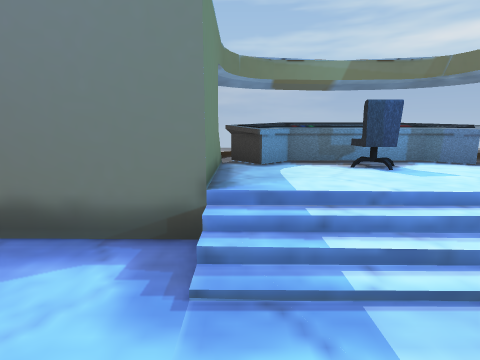
[1] (above)

13 first-person views from a walk through a Unity game level. The camera is 1.4 m above the floor, tilts 10° down and sees 80° across. The floor is counted in squares, 1 m on a side. Each view is taken from the middle of a square. On the plan, view 1 faces up. The plan holds only what a view shows up to about 14 squares ahead; the rest is blank. The place goes on beyond the plan. The player is left out. Some animated figures are not drawn.

[2]
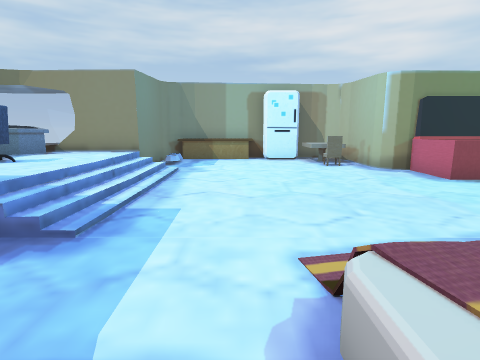

[3]
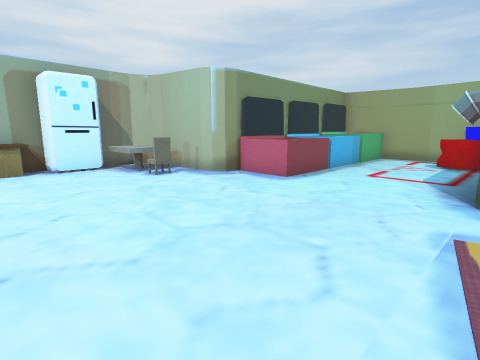

[4]
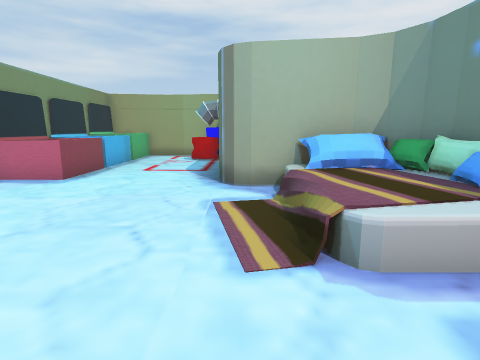

[5]
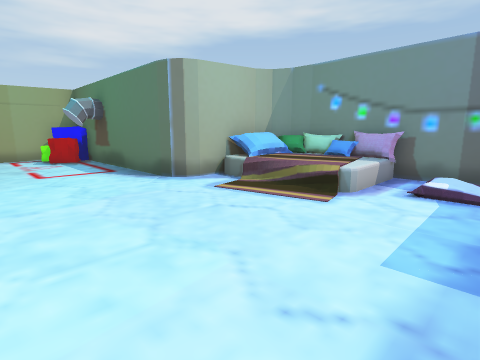

[6]
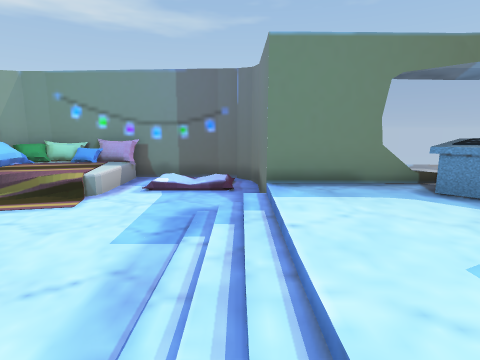

[7]
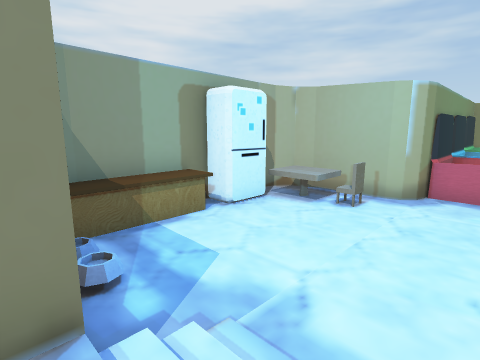

[8]
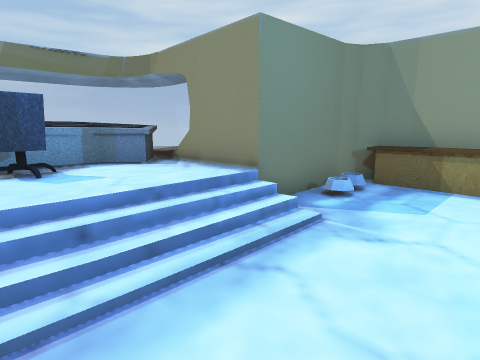

[9]
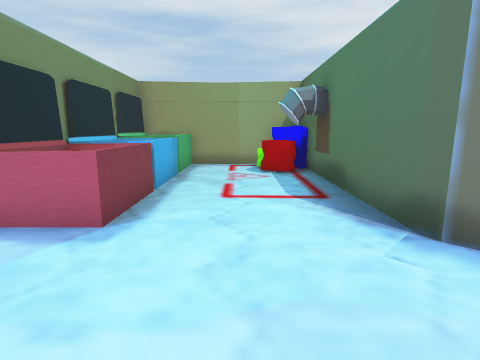

[10]
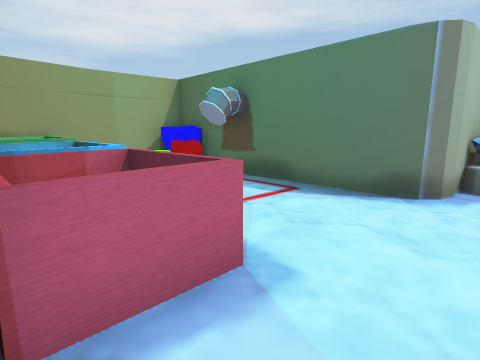

[11]
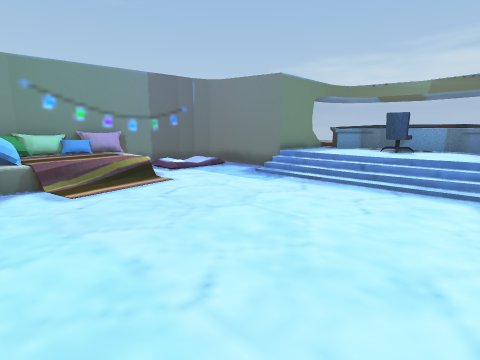

[12]
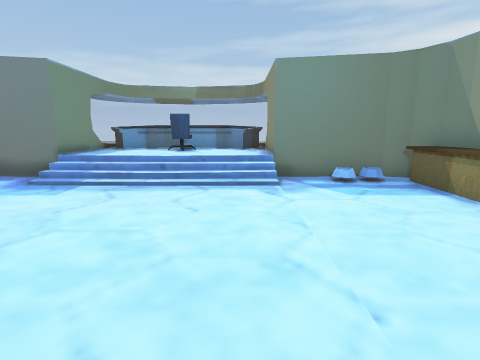

[13]
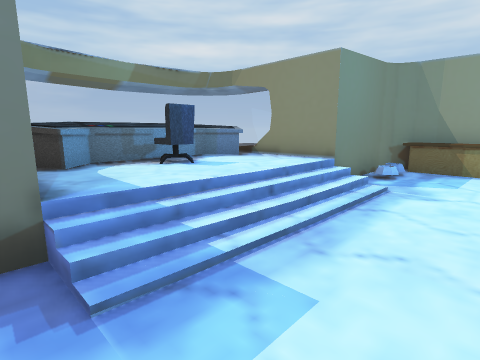

### Floor plan
Key: @ floor where view 1 was taken; # wall or solid block; . main floor; : floor 0.25 m higher than the main floor; + floor 0.75 m higher than the main floor; / step, stairs or slope; = window, fence, low wall or low ledge; ^ raised ledge; O other object.
Columns run from 5 left of view 1 to 11 right of it. Each row starts with its distance up from view 1.
  8     = OOOO#
  7     =OOOOOOO
  6     #O++O+O#
  5     #++++++#
  4 #####++++++#####
  3 #//..///////.O.##
  2 # /...../......^#
  1 # /............^#
  0 #....@.........^#
 -1 OOOO...........O#
 -2 OOOO...........O#
 -3 OOOO.........^^O#
 -4 #OOO........O^^^#
 -5 #####.......####
 -6     #....OO##
 -7     #....O:#
 -8     #....OOO
 -9     #....OOO
-10     #O...O:#
-11     #O...OO#
-12     #OO..OOO
-13     #OO..O:#
-14     ########

Where each view was taken, in squares from view 1:
view 1: 0 up, 0 right, facing up
view 2: 0 up, 4 left, facing right
view 3: 1 up, 1 left, facing down-right
view 4: 2 up, 1 left, facing down
view 5: 2 up, 4 right, facing down-left
view 6: 3 up, 5 right, facing left
view 7: 4 up, 4 right, facing down-right
view 8: 0 up, 2 right, facing up-right
view 9: 2 down, 2 right, facing down
view 10: 4 down, 6 right, facing down-left
view 11: 5 down, 6 right, facing up-left
view 12: 5 down, 5 right, facing up
view 13: 0 up, 1 left, facing up-right
